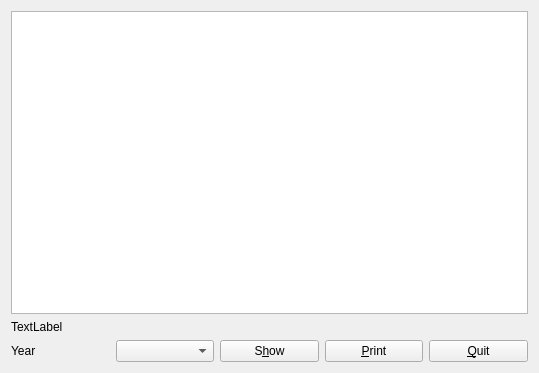
<?xml version="1.0" encoding="UTF-8"?>
<ui version="4.0">
 <class>LedgerEditWidget</class>
 <widget class="QWidget" name="LedgerEditWidget">
  <property name="geometry">
   <rect>
    <x>0</x>
    <y>0</y>
    <width>539</width>
    <height>373</height>
   </rect>
  </property>
  <property name="windowTitle">
   <string>Edit ledger</string>
  </property>
  <layout class="QGridLayout" name="gridLayout_2">
   <item row="0" column="0">
    <layout class="QGridLayout" name="gridLayout">
     <item row="0" column="0">
      <widget class="QTextEdit" name="textEdit"/>
     </item>
     <item row="2" column="0">
      <layout class="QHBoxLayout" name="horizontalLayout">
       <item>
        <widget class="QLabel" name="label">
         <property name="text">
          <string>Year</string>
         </property>
        </widget>
       </item>
       <item>
        <widget class="QComboBox" name="yearComboBox"/>
       </item>
       <item>
        <widget class="QPushButton" name="showButton">
         <property name="text">
          <string>S&amp;how</string>
         </property>
        </widget>
       </item>
       <item>
        <widget class="QPushButton" name="printButton">
         <property name="text">
          <string>&amp;Print</string>
         </property>
        </widget>
       </item>
       <item>
        <widget class="QPushButton" name="quitButton">
         <property name="text">
          <string>&amp;Quit</string>
         </property>
        </widget>
       </item>
      </layout>
     </item>
     <item row="1" column="0">
      <widget class="QLabel" name="infoLabel">
       <property name="text">
        <string>TextLabel</string>
       </property>
      </widget>
     </item>
    </layout>
   </item>
  </layout>
 </widget>
 <resources/>
 <connections/>
</ui>
